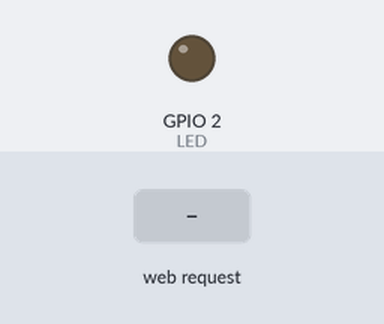
The sketch below on a simulated ESP32. Shown: output pins drawn as LEDs (lit = HIGH). The inputs (shaded band) are chosen by the test bench. WiFi joins after 1.5 s; servers stay silent unless stated; what the sketch prints to the serial monitor is not drawn.

Above: at 2.7 s.
2.8 s: HTTP request GET /ON received
At 3.2 s:
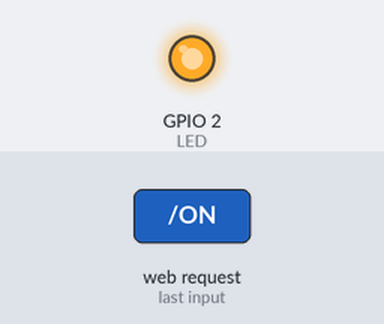
4.3 s: HTTP request GET /OFF received
At 5.6 s:
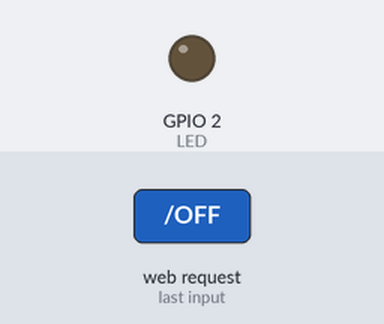
Timing chart, 0 to 7.3 s (numbered marks = the images above; inputs shaded):
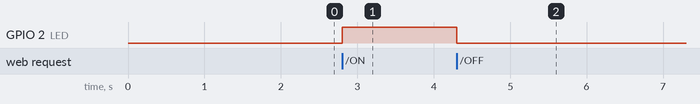

The sketch:

2.webserver-wifi.ino
```cpp
#include <WiFi.h>

const char* ssid = "GNET 2.4";
const char* password = "F23700623D8D24";

#define LED 2

WiFiServer server(80);

void setup() {
  Serial.begin(115200);
  pinMode(LED, OUTPUT);

  Serial.println();
  Serial.print("Conectando-se a ");
  Serial.println(ssid);
  WiFi.begin(ssid, password);

  while (WiFi.status() != WL_CONNECTED) {
    delay(500);
    Serial.print(".");
  }

  Serial.println("");
  Serial.println("WiFi conectada.");
  Serial.println("Endereço de IP: ");
  Serial.println(WiFi.localIP());

  server.begin();
}

void loop() {
  WiFiClient client = server.available();
  if (client) {
    Serial.println("Novo cliente.");
    String currentLine = "";
    while (client.connected()) {
      if (client.available()) {
        char c = client.read();
        Serial.write(c);
        if (c == '\n') {
          if (currentLine.length() == 0) {
            client.println("HTTP/1.1 200 OK");
            client.println("Content-type:text/html");
            client.println();
            client.print("<a href=\"/ON\">LIGAR</a><br>");
            client.print("<a href=\"/OFF\">DESLIGAR</a><br>");
            client.println();
            break;
          } else {
            currentLine = "";
          }
        } else if (c != '\r') {
          currentLine += c;
        }

        if (currentLine.endsWith("GET /ON")) {
          digitalWrite(LED, HIGH);
        }else if (currentLine.endsWith("GET /OFF")) {
          digitalWrite(LED, LOW);;
        }

      }
    }
    delay(1);
    client.stop();
    Serial.println("Cliente desconectado.");
  }
}
```

Measured:
- after the input at 2.8 s, GPIO 2 (LED): LOW → HIGH at once
- after the input at 4.3 s, GPIO 2 (LED): HIGH → LOW at once
